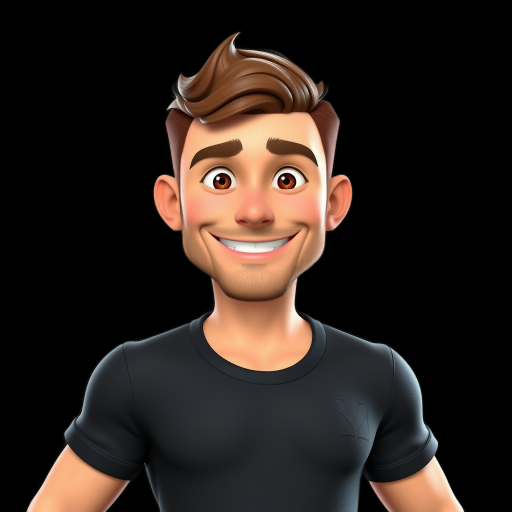
#> input picture carreira/img/f_arlo.png, 1024 x 1024 px (shown at 1/2 size)
$ python -i mundo.py   (imports and definitions only)
#> lines starting #> are read from the running program, lines starting #| are printed output that depends on the picture; after the words box and inside, x2 and y2 are one past the last pixel; in counts of white or black regions, pixels touching at a corner belong together
### toolkit/shorts_v3/engine.py
"""Motor de Shorts v3: cenas por frase (segs), legenda alinhada ao roteiro, render 1080x1920."""
import sys, os, json, re, math, difflib, subprocess, unicodedata, functools
sys.path.insert(0, "/home/claude/ep1/v2")
import numpy as np
from PIL import Image, ImageDraw, ImageFilter
from gfx import *  # noqa

W, H, FPS = 1080, 1920, 30
LOG = "/home/claude/work/logos/"


def norm(s): return re.sub(r"[^a-z0-9%]", "", unicodedata.normalize("NFKD", s.lower()).encode("ascii", "ignore").decode())


# [4 lines left out: function logo, not called in this run]


def txt(s, size, col=WHITE, stroke=8, weight="blk"): return text_el(s, font(weight, size), col, stroke)


def pop(img, el, x, y, t, t0=0.0, dur=0.3, rot=0, alpha=1.0):
    if t < t0: return
    paste(img, el, x, y, alpha, 0.2 + 0.8 * back((t - t0) / dur), rot)


def fade(img, el, x, y, t, t0=0.0, dur=0.5, dy=30):
    if t < t0: return
    u = ease((t - t0) / dur); paste(img, el, x, y + dy * (1 - u), u)


def slide(img, el, x, y, t, t0=0.0, dx=-500, dur=0.35):
    if t < t0: return
    u = ease((t - t0) / dur); paste(img, el, x + dx * (1 - u), y, u)


def lines(img, ls, y, t, t0=0.0, size=110, col=WHITE, gap=1.15, step=0.18, cols=None):
    for i, l in enumerate(ls):
        fade(img, txt(l, size, (cols or [col] * len(ls))[i]), W / 2, y + i * size * gap, t, t0 + i * step, 0.35)


# [56 lines left out: functions jersey, person, trophy, candle, envelope, heartbeat, not called in this run]


class Short:
    def __init__(self, d, sents, scenes, topic, palette, music, music_off, sfx_soft=False):
#> called with d = '/home/claude/mundo/m', topic = 'NESSE MUNDO…', palette = 'dark', music = 'Heartbreaking', music_off = 0, sfx_soft = False
        self.d = d; j = json.load(open(os.path.join(d, "words.json")))
#> (reads carreira/ep1/v2/words.json from the repository)
        self.segs = j["segs"]; self.total = j["total"]; self.sents = sents; self.scenes = scenes
        self.topic = topic; self.pal = palette; self.music = music; self.moff = music_off; self.soft = sfx_soft
        self.caps = self.align(j["words"])

    # [17 lines left out: function align, not called in this run]

    SKIP = {"o", "a", "e", "de", "da", "do", "no", "na", "os", "as", "em", "se", "um", "uma", "ele", "que", "pra", "pro", "com", "nos", "ao"}

    CAPSTYLE = "chunk"   # referência BreuHistórias (23/11): 2–3 palavras por vez, palavra falada em amarelo, sem caixa
    # [118 lines left out: functions chunks, caption, caption_word, seg_at, frame, preview and 3 more, not called in this run]

### shorts_src/mundo1/mundo.py
from extra import *
from art import *
from art import gray as _g
from scripts import MUNDO
sys.path.insert(0, "/home/claude/videos-sylence/toolkit/common"); import emoji
SENTS = [(s, 1.0, 0.0) for s in MUNDO]


# [4 lines left out: function wt, not called in this run]


def emo(img, name, x, y, t, t0, sz=170):
    if t >= t0: paste(img, emoji.get(name, sz, t - t0), x, y, 1, 0.3 + 0.7 * back(min(1, (t - t0) / 0.25)))


def put(img, el, x, y, a=1.0, sc=1.0, rot=0.0): paste(img, el, x, y, a, sc, rot)
def full(img, bgim, soft=True):
    if soft and bgim.info.get('stands'): bgim = bgim.filter(ImageFilter.GaussianBlur(5)); bgim.alpha_composite(Image.new('RGBA', bgim.size, (10, 14, 30, 80)))
    img.alpha_composite(bgim)
def tagchip(img, s, y, t, t0=0.0, col=AMB, fg=INK, rot=-2): pop(img, chip(s, 50, fg, col), cx, y, t, t0, 0.25, rot)
def vig(img, a=110):
    v = Image.new("RGBA", (W, H), (0, 0, 0, 0)); d = ImageDraw.Draw(v); d.ellipse((-W * 0.4, -H * 0.15, W * 1.4, H * 1.15), fill=(0, 0, 0, 0))
    m = Image.new("L", (W, H), a); ImageDraw.Draw(m).ellipse((-W * 0.3, -H * 0.05, W * 1.3, H * 1.05), fill=0); m = m.filter(ImageFilter.GaussianBlur(120))
    img.alpha_composite(Image.merge("RGBA", (m.point(lambda _: 0),) * 3 + (m,)))
def bob(t, a=6, f=3): return a * math.sin(t * f)


# 0 — gancho: torcedor perdendo a cor dos pés à cabeça
# [59 lines left out: functions s0, s1, panel_bus, panel_office, panel_wed, s2 and 1 more, not called in this run]


# 4 — Caio, cinza, celular no sofá
def sofa(img, x, y):
    d = ImageDraw.Draw(img); d.rounded_rectangle((x - 330, y - 120, x + 330, y + 60), 40, fill=(140, 80, 70)); d.rounded_rectangle((x - 380, y - 40, x + 380, y + 140), 40, fill=(160, 95, 80))
# [166 lines left out: functions s4, s5, s6, s7, scoreboard, s8 and 10 more, not called in this run]


# [1 line that did not run here, left out]
# [1 line that did not run here, left out]
# [1 line that did not run here, left out]
# [8 lines not run here, left out]

>>> import cv2
>>> picture = cv2.imread('../../carreira/img/f_arlo.png', cv2.IMREAD_GRAYSCALE)
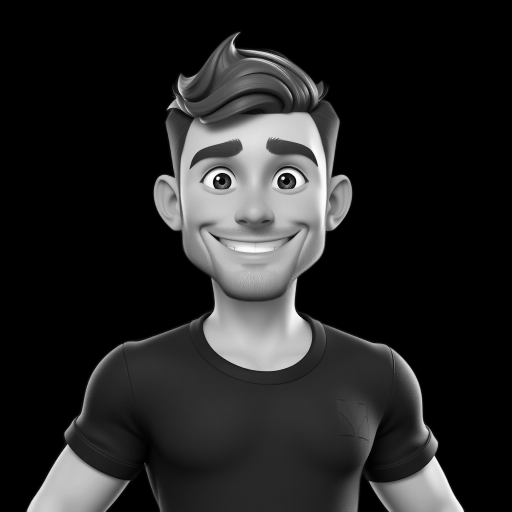
#> picture: shape (1024, 1024) (shown at 1/2 size); min 0, max 254, mean 36.2
>>> result = vig(picture)
#> in vig, `v = Image.new('RGBA', (W, H), (0, 0, 0, 0))`: v: PIL image 1080x1920 RGBA; every value is 0
#> in vig, `m = Image.new('L', (W, H), a)`: m: PIL image 1080x1920 L; every value is 110
#> in vig, `ImageDraw.Draw(m).ellipse((-W * 0.3, -H * 0.05, W * 1.3, H * 1.05), fi`:
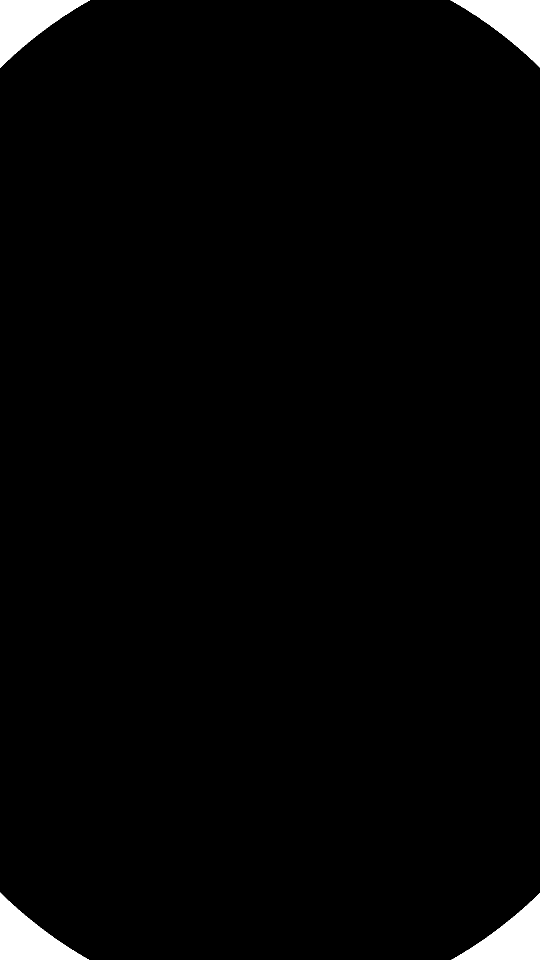
#> m: PIL image 1080x1920 L (shown at 1/2 size); values 0 (black) and 110 (white), 2.1% white; 4 white regions, box (x1, y1, x2, y2) and area: (0, 0, 180, 136) 11162, (901, 0, 1080, 135) 11026, (0, 1785, 178, 1920) 10982, (903, 1786, 1080, 1920) 10847
#> in vig, `m = m.filter(ImageFilter.GaussianBlur(120))`:
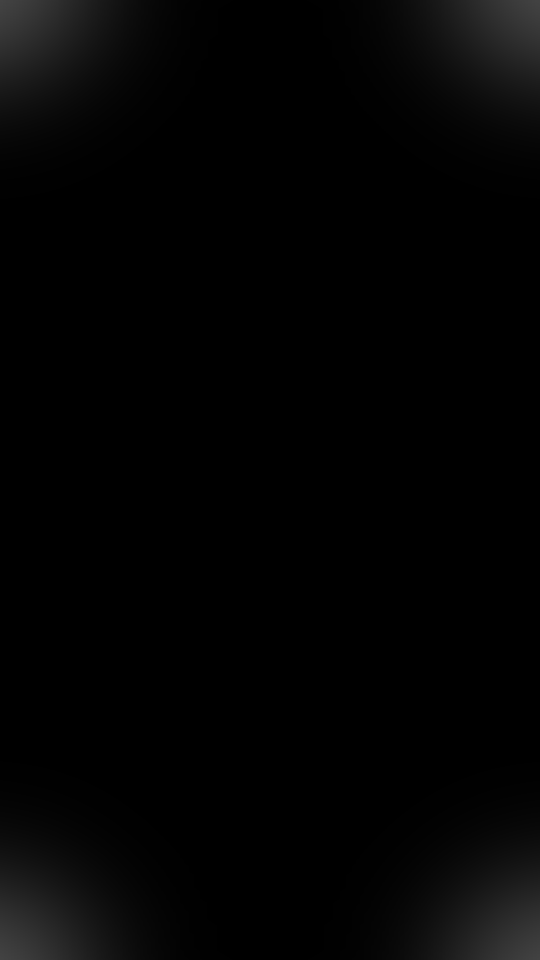
#> m: PIL image 1080x1920 L (shown at 1/2 size); min 0, max 67, mean 3.4
#> (the run stopped early here; a loop or call above may not have finished)
